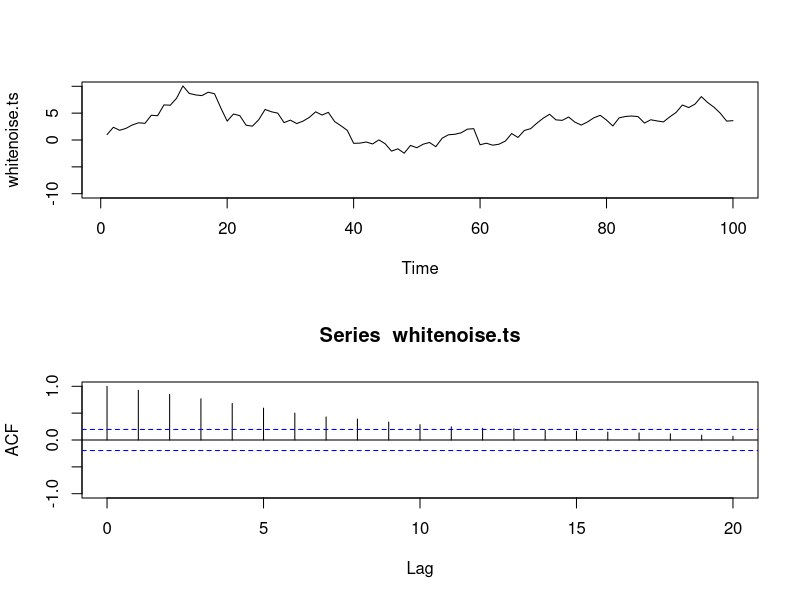

R code for this plot:
## ---- chunk 1

set.seed(42);

x <- rnorm(99, 0, 1);

whitenoise.ts     <- ts(cumsum(c(1, x)));
whitenoise.ts.acf <- acf(whitenoise.ts, plot = FALSE);
## ---- chunk 2
layout(1:2);
plot(whitenoise.ts,     ylim = c(-10, 10));
plot(whitenoise.ts.acf, ylim = c( -1, 1));
